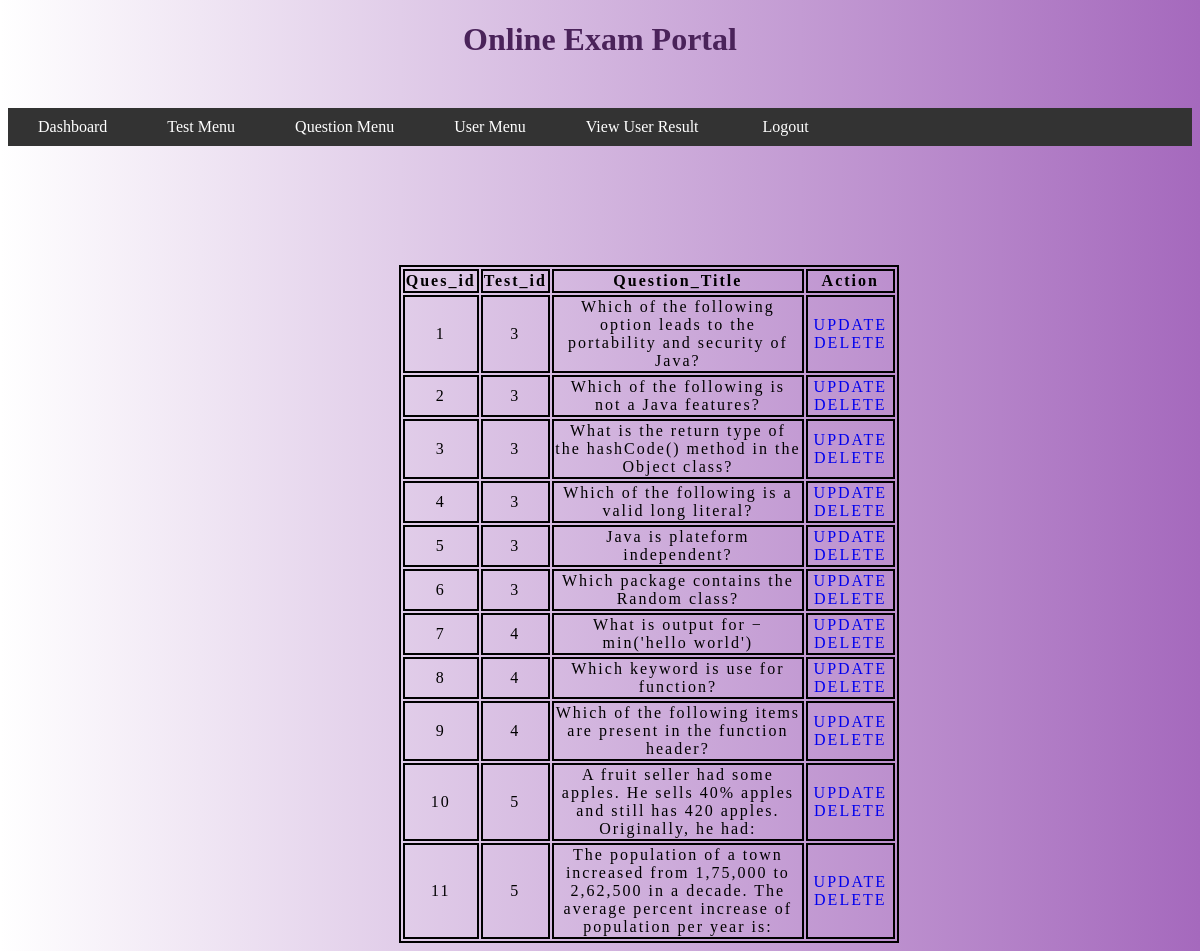
Page /Admin/manageques.php (signed in) on the committed database.
### tables this page shows
CREATE TABLE `questionTable` (
  `quesid` int(40) NOT NULL,
  `testid` int(40) NOT NULL,
  `ques` varchar(300) NOT NULL,
  `option1` varchar(200) NOT NULL,
  `option2` varchar(200) NOT NULL,
  `option3` varchar(200) NOT NULL,
  `option4` varchar(200) NOT NULL,
  `answer` int(40) NOT NULL
);

### Admin/manageques.php (the view, shortened to what this page needs)
<?php
require 'config.php';
require 'header.php';
?>
<!DOCTYPE html>
<head>
</head>
<body>
<div id=tab>
    <table>
        <tr>
            <th>Ques_id</th>
            <th>Test_id</th>
            <th>Question_Title</th>
            <th>Action</th>
        </tr>
        <?php
            $sql = "SELECT * FROM questionTable";
            $result = $conn->query($sql);
                while ($row = mysqli_fetch_array($result)) {
        ?>
        <tr>
        <td><?php echo $row['quesid'] ?></td>
        <td><?php echo $row['testid'] ?></td>
        <td><?php echo $row['ques'] ?></td>
        <td><a href="updateQues.php?qid=<?php echo $row['quesid']?>">UPDATE</a>
        <a href="delete.php?qid=<?php echo $row['quesid'] ?>">DELETE</a></td>
        </tr>
                <?php } ?>
    </table>
</div>
</body>
</html>

### Admin/header.php (shortened to what this page needs)
<!DOCTYPE html>
<html>
    <head>
        <link rel="stylesheet" href="https://cdnjs.cloudflare.com/ajax/libs/font-awesome/4.7.0/css/font-awesome.min.css">
        <link rel="stylesheet" type="text/css" href="style.css">
</head>
<body>
    <div id="header">
        <h1>Online Exam Portal</h1>
    </div>
    <ul id="nav">
    <li class="dropdown">
    <a href="index.php" class="dropbtn">Dashboard</a>
    <li class="dropdown">
    <a href="javascript:void(0)" class="dropbtn">Test Menu</a>
    <li class="dropdown">
    <a href="javascript:void(0)" class="dropbtn">Question Menu</a>
    <li class="dropdown">
    <a href="javascript:void(0)" class="dropbtn">User Menu</a>
    <div class="dropdown-content">
      <li class="dropdown">
      <a href="viewresult.php">View User Result</a>
    <a href="Logout.php">Logout</a>
    </div>
  </li>
</ul>

### Admin/style.css (style rules this page uses)
body { background-image: linear-gradient(to right, rgba(165, 105, 189,0 ), rgba(165, 105, 189 ,1)); font-family: Verdana; }
#header { text-align: center; color: #4A235A; }
ul { background-color: #333; list-style-type: none; margin: 0px; padding: 0px; overflow: hidden; }
li { float: left; }
li a { color: white; display: inline-block; text-decoration: none; padding: 10px 30px; }
.dropdown-content { display: none; position: absolute; box-shadow: 0px 8px 16px 0px rgba(0,0,0,0.2); }
li.dropdown { display: inline-block; }
#nav { margin-top: 50px; }
#tab { margin-top: 10%; margin-left: 33%; }
#tab table { width: 500px; height: 100px; }
#tab table,th,tr,td { border:2px solid black; letter-spacing: 2px; text-align: center; }
table a { text-decoration: none; }

### rows in the picture
questiontable: quesid "1", testid "3", ques "Which of the following option leads to the portability and security of Java?"
questiontable: quesid "2", testid "3", ques "Which of the following is not a Java features?"
questiontable: quesid "3", testid "3", ques "What is the return type of the hashCode() method in the Object class?"
questiontable: quesid "4", testid "3", ques "Which of the following is a valid long literal?"
questiontable: quesid "5", testid "3", ques "Java is plateform independent?"
questiontable: quesid "6", testid "3", ques "Which package contains the Random class?"
questiontable: quesid "7", testid "4", ques "What is output for − min('hello world')"
questiontable: quesid "8", testid "4", ques "Which keyword is use for function?"
questiontable: quesid "9", testid "4", ques "Which of the following items are present in the function header?"
questiontable: quesid "10", testid "5", ques "A fruit seller had some apples. He sells 40% apples and still has 420 apples. Originally, he had:"
questiontable: quesid "11", testid "5", ques "The population of a town increased from 1,75,000 to 2,62,500 in a decade. The average percent increase of population per year is:"
